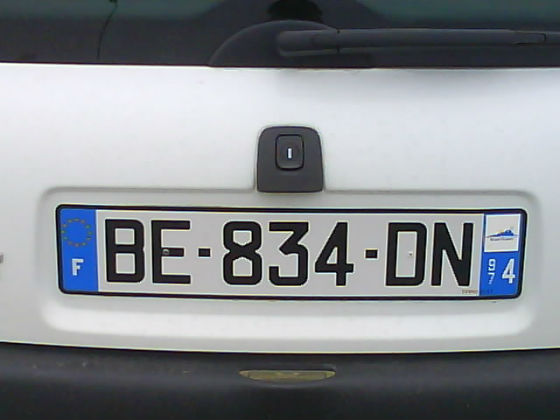
#> input picture Resources/voiture2.JPG, 560 x 420 px, found by its file name
$ python CannyThresholdTest.py
#> lines starting #> are read from the running program, lines starting #| are printed output that depends on the picture
import numpy as np
import cv2

def nothing(x):
    pass
img = cv2.imread('Resources/voiture2.jpg', 0)
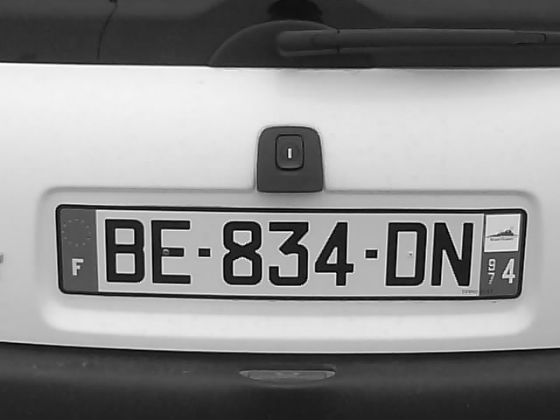
#> img: shape (420, 560); min 0, max 255, mean 138

cv2.namedWindow('res')
cv2.createTrackbar('min', 'res', 0, 25, nothing)
cv2.createTrackbar('max', 'res', 0, 25, nothing)
while (1):
    if cv2.waitKey(1) & 0xFF == 27:
#> (key Esc is pressed here)
        break
    maxVal = cv2.getTrackbarPos('max', 'res')
    minVal = cv2.getTrackbarPos('min', 'res')
    canny = cv2.Canny(img, 10 * minVal, 10 * maxVal)
    cv2.imshow('res', canny)
cv2.destroyAllWindows()

$ run again, with Resources/voiture1.jpg copied over Resources/voiture2.JPG
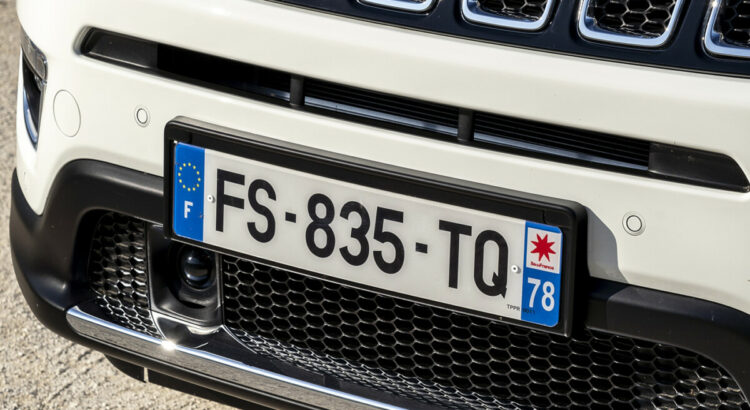
#> input picture Resources/voiture1.jpg, 750 x 410 px, found by its file name
#> `img = cv2.imread('Resources/voiture2.jpg', 0)`:
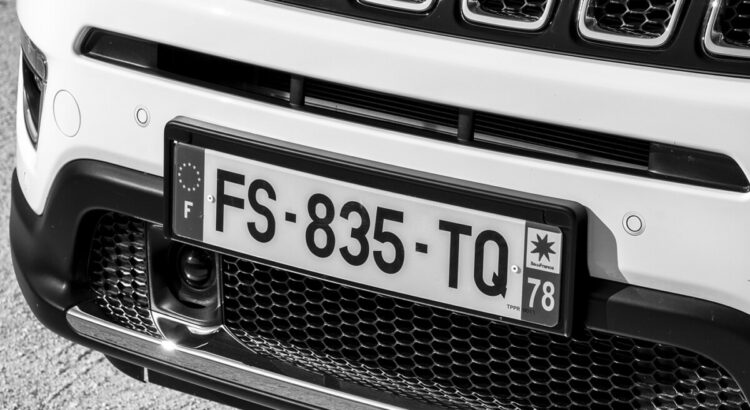
#> img: shape (410, 750); min 0, max 255, mean 118.9

$ run again, with Resources/voiture3.jpg copied over Resources/voiture2.JPG
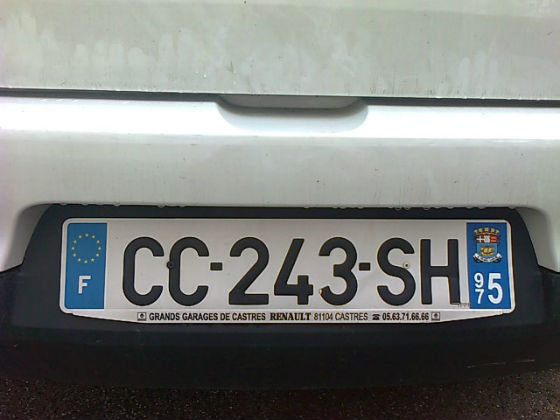
#> input picture Resources/voiture3.jpg, 560 x 420 px, found by its file name
#> `img = cv2.imread('Resources/voiture2.jpg', 0)`:
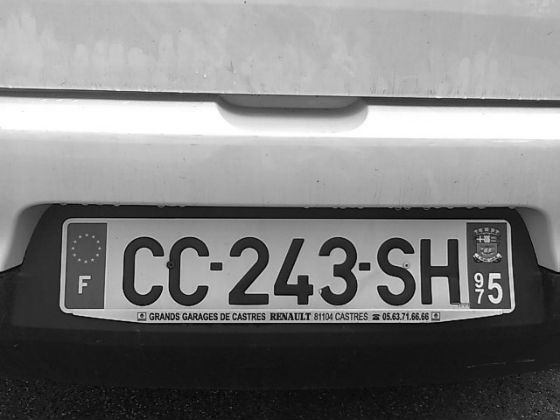
#> img: shape (420, 560); min 0, max 255, mean 125.7

$ run again, with Resources/voiture4.JPG copied over Resources/voiture2.JPG
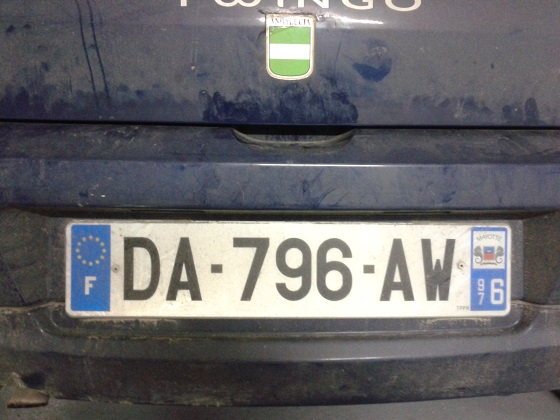
#> input picture Resources/voiture4.JPG, 560 x 420 px, found by its file name
#> `img = cv2.imread('Resources/voiture2.jpg', 0)`:
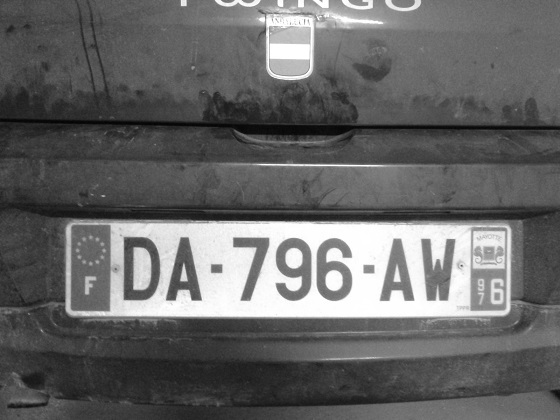
#> img: shape (420, 560); min 2, max 255, mean 102.2
